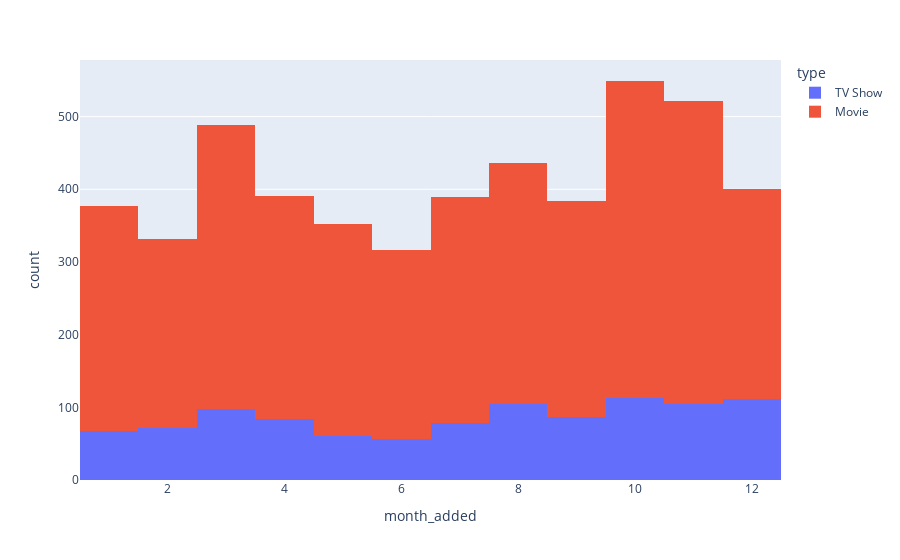

The notebook cell this image was saved under:
### Markdown cell above
## Some key info from the above analysis
### -- *Most of the movies on Netflix are added on October and November month*
### -- *Majority of the movies/tv shows were released during year 2014 and 2018*
### -- *Netflix addd most of it's movies/shows in 1st of every month*
### -- *Most of the movies/shows features only one Actor or Actress that is with one cast only*

### Code cell
px.histogram(movies,x='month_added',color='type')

### Figure 1 — Plotly figure (JSON) as saved in the notebook; plotly's stock layout.template omitted (floating-point values rounded to 4 significant figures; data arrays with more than 128 entries replaced by an {"elided": "..."} marker saying what was removed)
{"data": [{"alignmentgroup": "True", "bingroup": "x", "hovertemplate": "type=TV Show<br>month_added=%{x}<br>count=%{y}<extra></extra>", "legendgroup": "TV Show", "marker": {"color": "#636efa", "pattern": {"shape": ""}}, "name": "TV Show", "offsetgroup": "TV Show", "orientation": "v", "showlegend": true, "type": "histogram", "x": {"elided": "1070 int values"}, "xaxis": "x", "yaxis": "y"}, {"alignmentgroup": "True", "bingroup": "x", "hovertemplate": "type=Movie<br>month_added=%{x}<br>count=%{y}<extra></extra>", "legendgroup": "Movie", "marker": {"color": "#EF553B", "pattern": {"shape": ""}}, "name": "Movie", "offsetgroup": "Movie", "orientation": "v", "showlegend": true, "type": "histogram", "x": {"elided": "3902 int values"}, "xaxis": "x", "yaxis": "y"}], "layout": {"barmode": "relative", "legend": {"title": {"text": "type"}, "tracegroupgap": 0}, "margin": {"t": 60}, "xaxis": {"anchor": "y", "domain": [0, 1], "title": {"text": "month_added"}}, "yaxis": {"anchor": "x", "domain": [0, 1], "title": {"text": "count"}}}}
